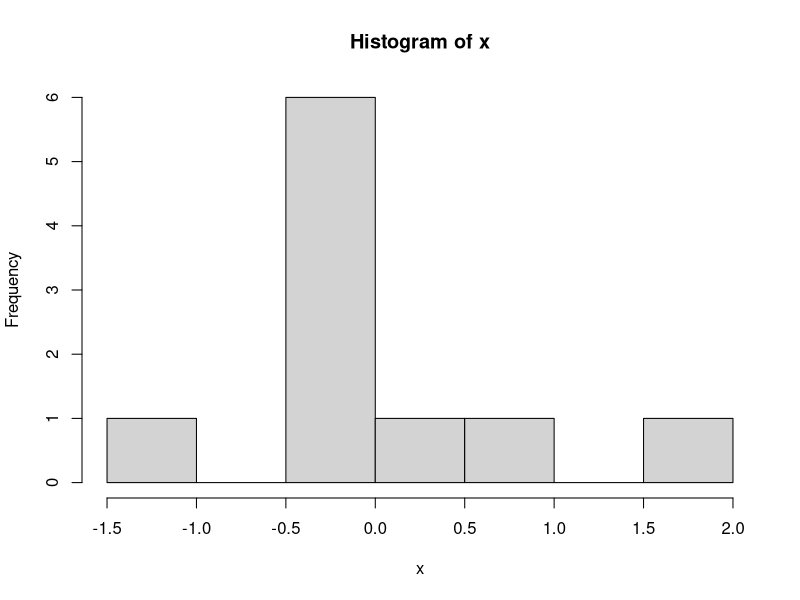

This figure's R source:
## ---- chunk 1
x <- rnorm(10)
hist(x)
